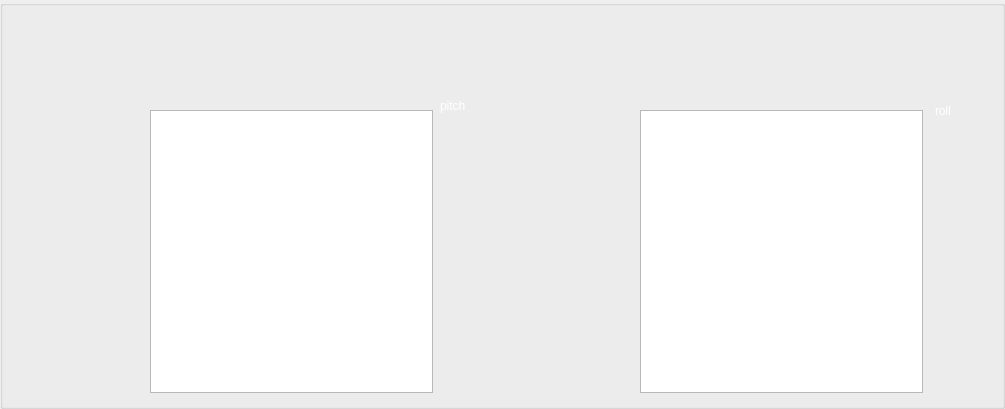
        <widget class="QGroupBox" name="groupBox_7">
         <property name="styleSheet">
          <string notr="true">border-image: url(:/new/prefix1/image/images/背景上.png);</string>
         </property>
         <property name="title">
          <string/>
         </property>
         <widget class="MyItem" name="pitch_GraphicsView">
          <property name="geometry">
           <rect>
            <x>150</x>
            <y>110</y>
            <width>283</width>
            <height>283</height>
           </rect>
          </property>
          <property name="styleSheet">
           <string notr="true">border-image: url(:/new/prefix1/image/images/透明.png);</string>
          </property>
          <property name="verticalScrollBarPolicy">
           <enum>Qt::ScrollBarAlwaysOff</enum>
          </property>
          <property name="horizontalScrollBarPolicy">
           <enum>Qt::ScrollBarAlwaysOff</enum>
          </property>
         </widget>
         <widget class="MyItem" name="roll_GraphicsView">
          <property name="geometry">
           <rect>
            <x>640</x>
            <y>110</y>
            <width>283</width>
            <height>283</height>
           </rect>
          </property>
          <property name="styleSheet">
           <string notr="true">border-image: url(:/new/prefix1/image/images/透明.png);</string>
          </property>
          <property name="verticalScrollBarPolicy">
           <enum>Qt::ScrollBarAlwaysOff</enum>
          </property>
          <property name="horizontalScrollBarPolicy">
           <enum>Qt::ScrollBarAlwaysOff</enum>
          </property>
         </widget>
         <widget class="QLabel" name="rotateBackground2_label">
          <property name="geometry">
           <rect>
            <x>610</x>
            <y>350</y>
            <width>356</width>
            <height>50</height>
           </rect>
          </property>
          <property name="styleSheet">
           <string notr="true">border-image: url(:/new/prefix1/image/images/透明.png);</string>
          </property>
          <property name="text">
           <string/>
          </property>
         </widget>
         <widget class="QLabel" name="rotateBackground1_label">
          <property name="geometry">
           <rect>
            <x>110</x>
            <y>350</y>
            <width>356</width>
            <height>50</height>
           </rect>
          </property>
          <property name="styleSheet">
           <string notr="true">border-image: url(:/new/prefix1/image/images/透明.png);</string>
          </property>
          <property name="text">
           <string/>
          </property>
         </widget>
         <widget class="QLabel" name="pitch_label">
          <property name="geometry">
           <rect>
            <x>440</x>
            <y>90</y>
            <width>61</width>
            <height>31</height>
           </rect>
          </property>
          <property name="styleSheet">
           <string notr="true">border-image: url(:/new/prefix1/image/images/透明.png);
color: rgb(255, 255, 255);
font: 75 14pt &quot;Agency FB&quot;;;</string>
          </property>
          <property name="text">
           <string>pitch</string>
          </property>
         </widget>
         <widget class="QLabel" name="roll_label">
          <property name="geometry">
           <rect>
            <x>935</x>
            <y>95</y>
            <width>61</width>
            <height>31</height>
           </rect>
          </property>
          <property name="styleSheet">
           <string notr="true">border-image: url(:/new/prefix1/image/images/透明.png);
color: rgb(255, 255, 255);
font: 75 14pt &quot;Agency FB&quot;;</string>
          </property>
          <property name="text">
           <string>roll</string>
          </property>
         </widget>
        </widget>
